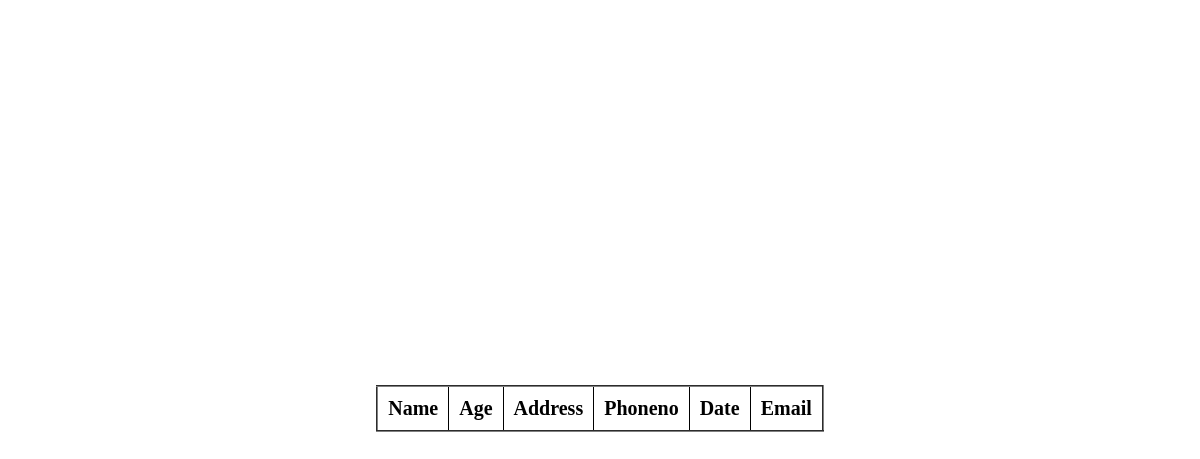
Page /patient on the earlier database version.
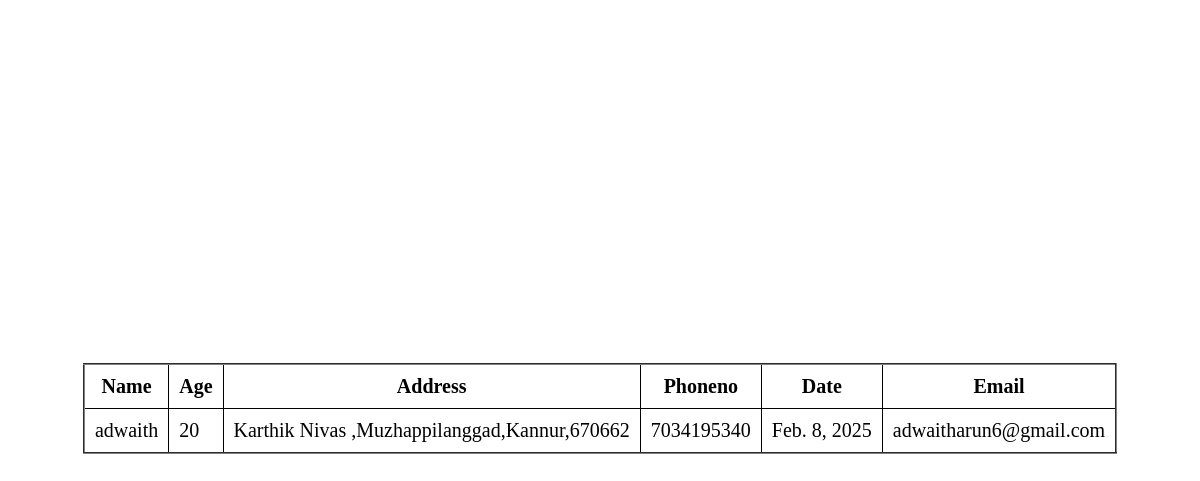
Same page on the later database version.
### Predictiveapp/models.py (models this page shows)
class patientmodel(models.Model):
    LOGINID = models.ForeignKey(Loginmodel,on_delete=models.CASCADE,null=True,blank=True)
    name = models.CharField(max_length=100,null = True,blank=True)
    age = models.IntegerField(null = True,blank=True)
    address = models.CharField(max_length=100,null = True,blank=True)
    phoneno = models.IntegerField(null = True,blank=True)
    date = models.DateField(auto_now_add=True,null = True,blank=True)
    email = models.CharField(max_length=100,null = True,blank=True)

### Predictiveapp/views.py (the view)
# urls.py: path('patient',Patient.as_view(),name='patient'),
class Patient(View):
    def get(self,request):
        obj = patientmodel.objects.all()
        return render(request,'Administrator/patient.html',{'obj':obj})

### templates/Administrator/patient.html (shortened to what this page needs)
{% load static %}
<!DOCTYPE html>
<html lang="en">
<head>
    <link rel="stylesheet" href="{% static 'css/service.css' %}">
</head>
<body>
    <table border="2px">
        <tr>
            <th> Name </th>
            <th>Age</th>
            <th>Address</th>
            <th>Phoneno</th>
            <th>Date</th>
            <th>Email</th>
        </tr>
        {% for i in obj %}
        <tr>
            <td>{{i.name}}  </td>
            <td>{{i.age}}  </td>
            <td>{{i.address}}  </td>
            <td>{{i.phoneno}}  </td>
            <td> {{i.date}} </td>
            <td> {{i.email}} </td>
        </tr>
        {% endfor %}
    </table>
</body>
</html>

Differences in the rows shown:
added patientmodel: name "adwaith", age "20", address "Karthik Nivas ,Muzhappilanggad,Kannur,670662", phoneno "7034195340", date "Feb. 8, 2025", email "adwaitharun6@gmail.com"
